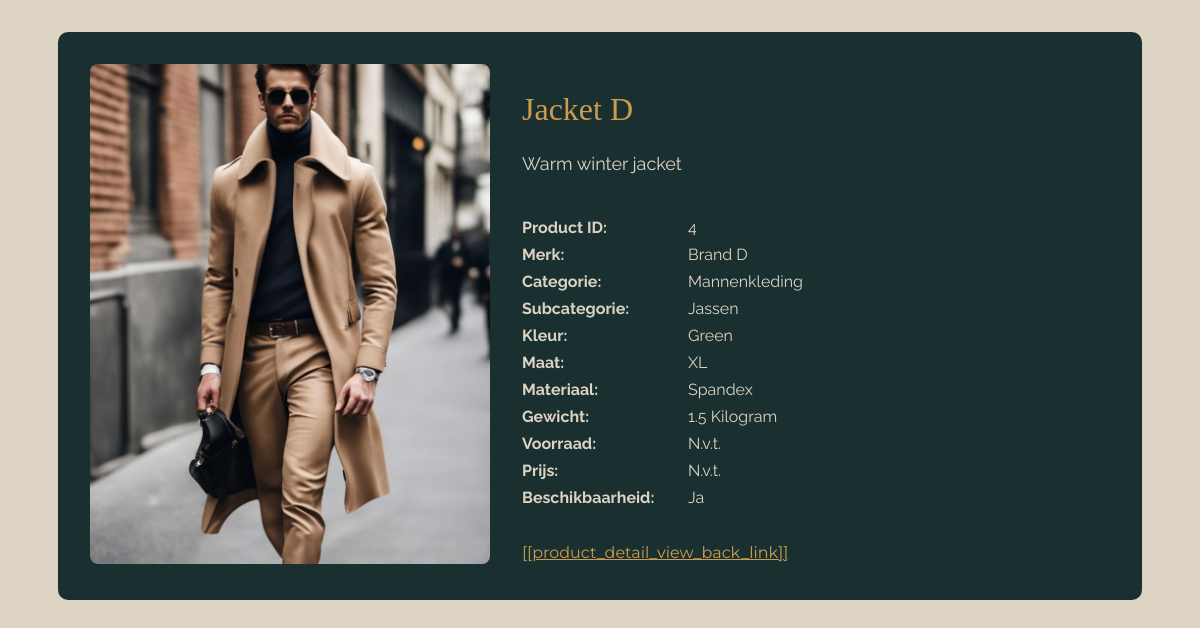
The page /product.php?id=4 on the database its author committed.
### tables this page shows
CREATE TABLE
    `Articles` (
        `ArticleID` INT NOT NULL AUTO_INCREMENT PRIMARY KEY,
        `Name` VARCHAR(50),
        `Size` VARCHAR(10),
        `Weight` FLOAT,
        `WeightUnit` ENUM ('Gram', 'Kilogram'),
        `Color` VARCHAR(20),
        `Description` TEXT,
        `Image` BLOB,
        `Category` ENUM ('Accessoires', 'Mannenkleding', 'Vrouwenkleding'),
        `SubCategory` ENUM (
            'Jurken',
            'T-Shirts',
            'Broeken',
            'Jassen',
            'Schoenen'
        ),
        `Material` ENUM (
            'Acryl',
            'Zijde',
            'Jute',
            'Katoen',
            'Linnen',
            'Spandex'
        ),
        `Brand` VARCHAR(50) NOT NULL,
        `Availability` BOOLEAN DEFAULT FALSE
    );

### public_html/product.php (called while the page is built, shortened)
<?php
$data = require_once __DIR__ . '/../project_root/Controllers/product_detail_controller.php';
extract($data);
require_once __DIR__ . '/views/product_detail_view.php';

### project_root/Controllers/product_detail_controller.php (called while the page is built, shortened)
<?php
require_once __DIR__ . '/../repositories/ArticlesRepository.php';
$db = new Database();
$pdo = $db->getConnection();
$articlesRepo = new ArticlesRepository($pdo);
$id = (int) ($_GET['id'] ?? 0);
$artikel = $articlesRepo->findById($id);
$categorieClass = strtolower(str_replace(' ', '-', $artikel->getArticleCategory()));
return [
    'artikel' => $artikel,
    'categorieClass' => $categorieClass
];

### project_root/repositories/ArticlesRepository.php (called while the page is built, shortened)
<?php
require_once __DIR__ . '/../Models/Articles.php';
class ArticlesRepository
{
    private $pdo;
    public function __construct(PDO $pdo)
    {
        $this->pdo = $pdo;
    }
    public function findById(int $id): ?Articles
    {
        $stmt = $this->pdo->prepare("SELECT * FROM articles WHERE ArticleID = :id");
        $stmt->execute(['id' => $id]);
        $row = $stmt->fetch(PDO::FETCH_ASSOC);
        if ($row) {
            return new Articles(
                $row['ArticleID'],
                $row['Name'],
                $row['Size'],
                (float) $row['Weight'],
                $row['WeightUnit'],
                $row['Color'],
                $row['Description'],
                $row['Image'],
                $row['Category'],
                $row['SubCategory'],
                $row['Material'],
                $row['Brand'],
                (bool) $row['Availability']
            );
        }
        return null;
    }
}

### project_root/Models/Articles.php (called while the page is built, shortened)
<?php
class Articles
{
    private int $articleID;
    private string $articleName;
    private string $size;
    private float $weight;
    private string $weightUnit;
    private string $color;
    private string $articleDescription;
    private ?string $articleImagePath;
    private string $articleCategory;
    private string $articleSubCategory;
    private string $articleMaterial;
    private string $articleBrand;
    private bool $articleAvailability;
    public function __construct(int $articleID, string $articleName, string $size, float $weight, string $weightUnit, string $color, string $articleDescription, ?string $articleImagePath, string $articleCategory, string $articleSubCategory, string $articleMaterial, string $articleBrand, bool $articleAvailability)
    {
        $this->articleID = $articleID;
        $this->articleName = $articleName;
        $this->size = $size;
        $this->weight = $weight;
        $this->weightUnit = $weightUnit;
        $this->color = $color;
        $this->articleDescription = $articleDescription;
        $this->articleImagePath = $articleImagePath;
        $this->articleCategory = $articleCategory;
        $this->articleSubCategory = $articleSubCategory;
        $this->articleMaterial = $articleMaterial;
        $this->articleBrand = $articleBrand;
        $this->articleAvailability = $articleAvailability;
    }
    public function getImageUrl(): string
    {
            return 'Images/productImages/' . $this->articleID . '.jpg';
    }
    public function imageExists(): bool {
    $serverPath = __DIR__ . '/../../public_html/Images/productImages/' . $this->articleID . '.jpg';
    return file_exists($serverPath);
    }
    public function createAssociativeArray(){
        $articlesArray = array(
            'ArticleID' => $this->articleID,
            'Name' => $this->articleName,
            'Size' => $this->size,
            'Weight' => $this->weight,
            'WeightUnit' => $this->weightUnit,
            'Color' => $this->color,
            'Description' => $this->articleDescription,
            'Image' => $this->articleImagePath,
            'Category' => $this->articleCategory,
            'SubCategory' => $this->articleSubCategory,
            'Material' => $this->articleMaterial,
            'Brand' => $this->articleBrand,
            'Availability' => $this->articleAvailability
        );
        return $articlesArray;
    }
public function getArticleID() { return $this->articleID; }
public function getArticleName() { return $this->articleName; }
public function getWeight() { return $this->weight; }
public function getWeightUnit() { return $this->weightUnit; }
public function getColor() { return $this->color; }
public function getSize() { return $this->size; }
public function getArticleDescription() { return $this->articleDescription; }
public function getArticleCategory() { return $this->articleCategory; }
public function getArticleSubCategory() { return $this->articleSubCategory; }
public function getArticleMaterial() { return $this->articleMaterial; }
public function getArticleBrand() { return $this->articleBrand; }
public function getArticleAvailability() { return $this->articleAvailability; }
}
?>

### project_root/Helpers/ViewHelper.php (called while the page is built, shortened)
<?php
class ViewHelper
{
    public static function e($value): string
    {
        return htmlspecialchars((string)$value, ENT_QUOTES, 'UTF-8');
    }
    public static function eWithBreaks($value): string
    {
        return nl2br(self::e($value));
    }
}

### public_html/Lang/translator.php (called while the page is built, shortened)
<?php
class Translator
{
    public $translations = [];
    public function __construct($lang = 'nl')
    {
        $file = __DIR__ . "/$lang.php";
        if (file_exists($file)) {
            $this->translations = include $file;
        } else {
            die("Language file not found: $file");
        }
    }
    public function get(string $key): string
    {
        return $this->translations[$key] ?? "[[$key]]";
    }
}
function init_translator() {
    $lang = $_SESSION['lang'] ?? 'nl';
    return new Translator($lang);
}

### public_html/views/product_detail_view.php (the view, shortened to what this page needs)
<?php
require_once 'Lang/translator.php';
$translator = init_translator();
require_once '../project_root/Helpers/ViewHelper.php';
?>
<!DOCTYPE html>
<html lang="nl">
<head>
   <link rel="stylesheet" href="css/styles.css">
   <link rel="stylesheet" href="css/product.css">
</head>
<body>
<main>
    <div class="product-detail-container <?= $categorieClass; ?>">
    <div class="product-detail-layout">
        <div class="product-detail-image">
            <?php if ($artikel->imageExists()): ?>
                <img src="<?= $artikel->getImageUrl(); ?>" alt="Afbeelding van <?= htmlspecialchars($artikel->getArticleName()); ?>">
            <?php else: ?>
                <img src="Images/placeholder.jpg" alt="Geen afbeelding beschikbaar">
            <?php endif; ?>
        </div>
        <div class="product-detail-info">
            <h2><?= viewHelper::e($artikel->getArticleName()); ?></h2>
            <p class="product-description">
                <?= ViewHelper::eWithBreaks($artikel->getArticleDescription()); ?>
            </p>
        <ul class="product-attributes">
            <li><div class="attr-label"><?= $translator->get('product_detail_view_product_id')?></div><div class="attr-value"><?= ViewHelper::e($artikel->getArticleID()); ?></div></li>
            <li><div class="attr-label"><?= $translator->get('product_detail_view_brand')?></div><div class="attr-value"><?= ViewHelper::e($artikel->getArticleBrand()); ?></div></li>
            <li><div class="attr-label"><?= $translator->get('product_detail_view_category')?></div><div class="attr-value"><?= ViewHelper::e($artikel->getArticleCategory()); ?></div></li>
            <li><div class="attr-label"><?= $translator->get('product_detail_view_subcategory')?></div><div class="attr-value"><?= ViewHelper::e($artikel->getArticleSubCategory()); ?></div></li>
            <li><div class="attr-label"><?= $translator->get('product_detail_view_color')?></div><div class="attr-value"><?= ViewHelper::e($artikel->getColor()); ?></div></li>
            <li><div class="attr-label"><?= $translator->get('product_detail_view_size')?></div><div class="attr-value"><?= ViewHelper::e($artikel->getSize()); ?></div></li>
            <li><div class="attr-label"><?= $translator->get('product_detail_view_material')?></div><div class="attr-value"><?= ViewHelper::e($artikel->getArticleMaterial()); ?></div></li>
            <li><div class="attr-label"><?= $translator->get('product_detail_view_weight')?></div><div class="attr-value"><?= ViewHelper::e($artikel->getWeight()) . ' ' . ViewHelper::e($artikel->getWeightUnit()); ?></div></li>
            <li><div class="attr-label"><?= $translator->get('product_detail_view_stock_quantity')?></div><div class="attr-value"><?= method_exists($artikel, 'getQuantityOfStock') ? ViewHelper::e($artikel->getQuantityOfStock()) : 'N.v.t.'; ?></div></li>
            <li><div class="attr-label"><?= $translator->get('product_detail_view_price')?></div><div class="attr-value"><?= method_exists($artikel, 'getPrice') ? '€' . number_format($artikel->getPrice(), 2, ',', '.') : 'N.v.t.'; ?></div></li>
            <li><div class="attr-label"><?= $translator->get('product_detail_view_availability')?></div><div class="attr-value"><?= $artikel->getArticleAvailability() ? 'Ja' : 'Nee'; ?></div></li>
        </ul>
        <a href="productpagina.php" class="back-link"><?= $translator->get('product_detail_view_back_link') ?></a>
        </div>
    </div>
</main>
</body>
</html>

### public_html/css/styles.css (style rules this page uses)
body { margin: auto; background-color: #142227; }
h2 { font-family: "Playfair Display", serif; color: #cc9c4e; font-weight: normal; font-size: 60px; }
p { font-family: "Raleway", sans-serif; color: #dcd3c2; font-size: 20px; font-weight: 400; line-height: 2em; }

### public_html/css/product.css (style rules this page uses)
body { margin: auto; background-color: #dcd3c2; }
.product-detail-container { width: 85%; margin: 2rem auto; padding: 2rem; background-color: #1a3030; border-radius: 10px; }
.product-detail-layout { display: flex; flex-wrap: wrap; gap: 2rem; }
.product-detail-image img { max-width: 400px; width: 100%; border-radius: 8px; }
.product-detail-info { flex: 1; }
.product-detail-info h2 { font-family: "Playfair Display", serif; color: #cc9c4e; font-size: 32px; margin-bottom: 1rem; }
.product-description { font-family: "Raleway", sans-serif; font-size: 18px; color: #dcd3c2; margin-bottom: 2rem; }
.back-link { display: inline-block; margin-top: 2rem; color: #cc9c4e; font-family: "Montserrat", sans-serif; }
.product-attributes { list-style: none; padding: 0; margin: 0; }
.product-attributes li { display: flex; padding: 4px 0; font-family: "Raleway", sans-serif; gap: 1rem; align-items: flex-start; }
.attr-label { flex: 0 0 150px; font-weight: bold; color: #dcd3c2; }
.attr-value { flex: 1; color: #dcd3c2; }

### rows shown on the page
articles: Name "Jacket D", Description "Warm winter jacket", ArticleID "4", Brand "Brand D", Category "Mannenkleding", SubCategory "Jassen", Color "Green", Size "XL", Material "Spandex", Weight "1.5", WeightUnit "Kilogram"

### other values the page prints
$translator->get('product_detail_view_product_id') "Product ID:"
$translator->get('product_detail_view_brand') "Merk:"
$translator->get('product_detail_view_category') "Categorie:"
$translator->get('product_detail_view_subcategory') "Subcategorie:"
$translator->get('product_detail_view_color') "Kleur:"
$translator->get('product_detail_view_size') "Maat:"
$translator->get('product_detail_view_material') "Materiaal:"
$translator->get('product_detail_view_weight') "Gewicht:"
$translator->get('product_detail_view_stock_quantity') "Voorraad:"
$translator->get('product_detail_view_price') "Prijs:"
$translator->get('product_detail_view_availability') "Beschikbaarheid:"
$translator->get('product_detail_view_back_link') "[[product_detail_view_back_link]]"
